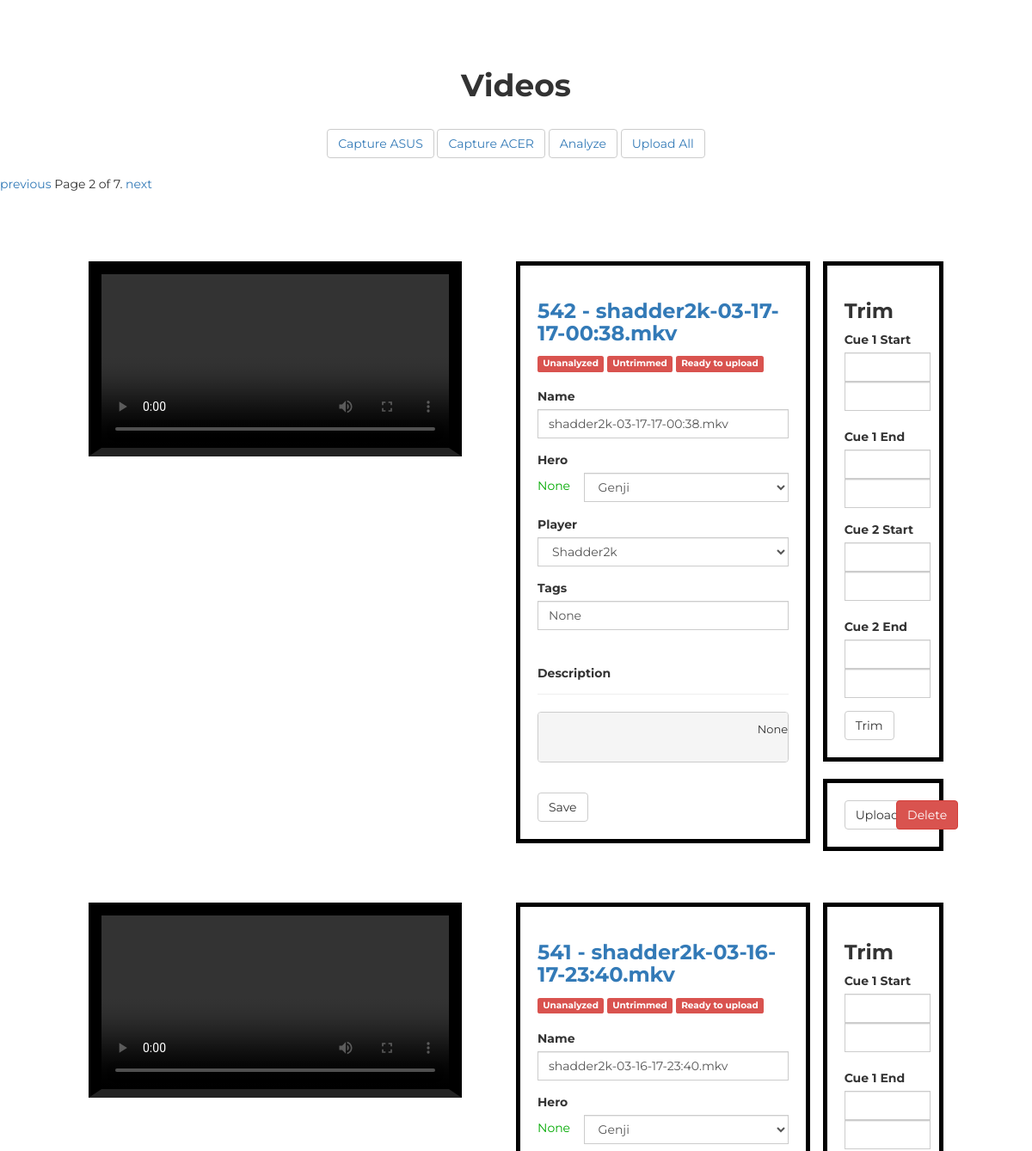
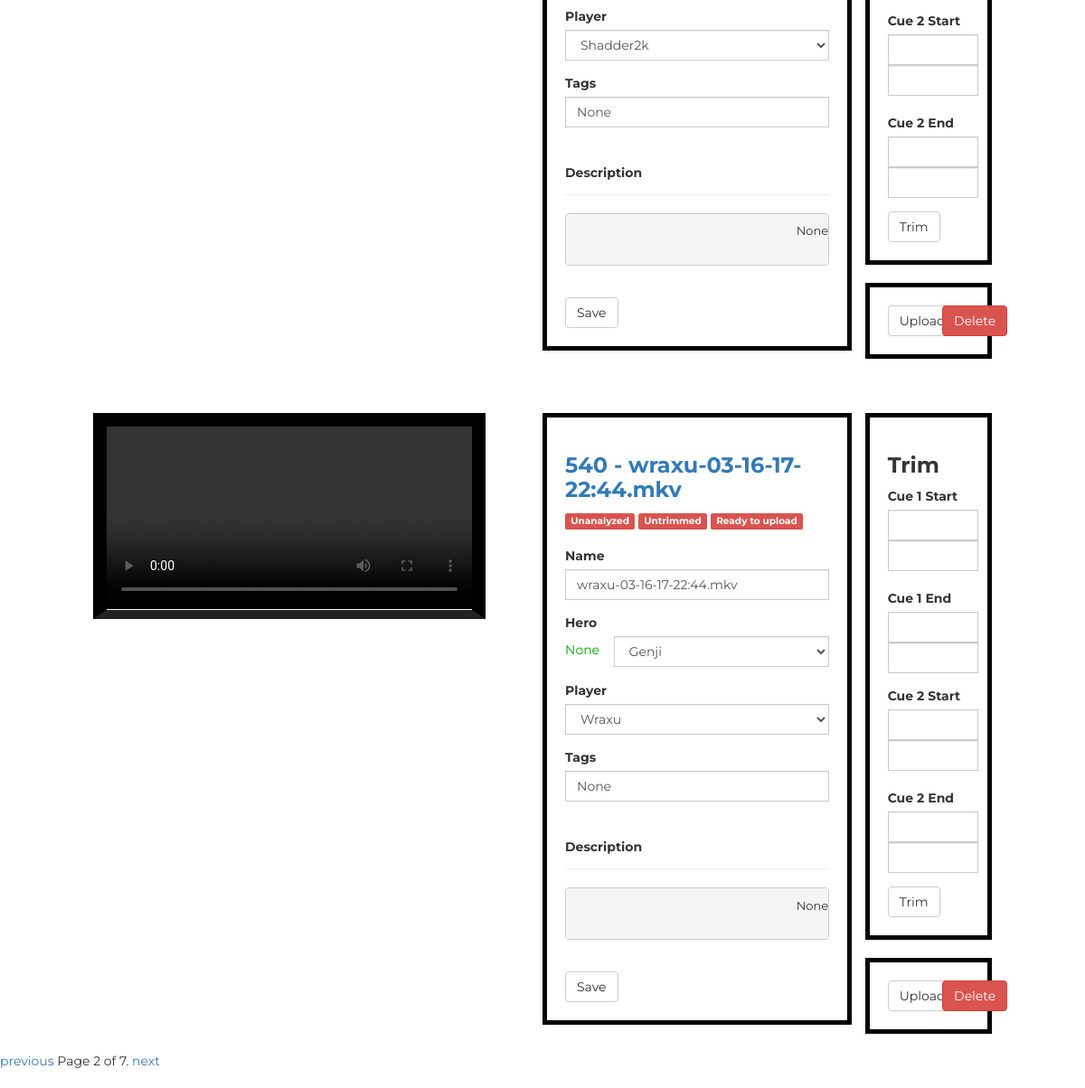
The page /cms/?page=2 on the database its author committed (2 pictures, top to bottom).
### video/models.py (models this page shows)
class Ytvideo(models.Model):
	name = models.CharField(max_length=120)
	description = models.TextField(blank=True, null=True)
	tags = models.TextField(blank=True, null=True)
	hero = models.CharField(max_length=120, blank=True, null=True)
	is_trimmed = models.BooleanField(default=False)
	is_uploaded = models.BooleanField(default=False)
	is_analyzed = models.BooleanField(default=False)
	player = models.ForeignKey(Player, blank=True, null=True)
	trimmed_path = models.CharField(max_length=120, blank=True, null=True)
	vid_path = models.CharField(max_length=120)
	vid_link = models.CharField(max_length=100, blank=True, null=True)
	timestamp = models.DateTimeField(auto_now_add=True, auto_now=False)
	def __unicode__(self):
		return str(self.pk) + ' -- ' + self.name
	def get_desc(self):
		twitter = ''
		if self.player.twitter:
			twitter = '\ntwitter: ' + self.player.twitter
		m = 'Overwatch Season 3 Daily Dose\nSubscribe for daily dose: https://www.youtube.com/channel/UCaZrokkXp1jnG1ObCcTc6hA?sub_confirmation=1\n\n' + self.name + '\n\n' + 'Overwatch Pro gameplays & highlights. This video aims to help players learn from pro gamers.\n\n' + 'Support ' + self.player.name.upper() + ' here:\n\ntwitch: ' + self.player.url + twitter + '\n\nTwitch videos copyright belongs to the streamers.  If you want one of the videos removed, contact me at my email address below.\n\nSubscribe to receive notifications of future uploads :p'
		return m
	def get_tag(self):
		tags = 'Overwatch,' + self.player.name + ',' + self.hero + ',' + self.player.name + ' ' + self.hero + ',best ' + self.hero + ',pro ' + self.hero
		return tags
	def num_of_cues(self):
		return len(self.vidcue_set.all())
	def delete_vid(self):
		subprocess.call(['sh', 'video/scripts/delete_vid.sh', self.vid_link, self.vid_path])
		self.delete()
	def generate_screenshots(self):
		vid_link = str('ytow' + self.vid_link)
		template_path = str(TEMPLATE_PATH)
		template = Image.open(template_path)
		template_data = np.asarray(template)
		vid = skvideo.io.vreader(vid_link)
		count = 0
		for frame in vid:
			count += 1
			if count % 60 == 0:
				res = cv2.matchTemplate(frame, template_data, cv2.TM_CCOEFF_NORMED)
				print str(count) + ' --- ' + str(res) + ' --- ' + self.name
				if res > 0.3:
					print 'HIT!'
					length = count / 60
					mins = length / 60
					secs = length % 60
					out_folder = str(self.pk) + '/'
					out_time = str(mins).zfill(2) + ':' + str(secs).zfill(2)
					out_name = out_time + '.jpg'
					im = Image.fromarray(frame)
					out_folder_path = str('ytow/static/screenshots/') + out_folder
					if not os.path.exists(out_folder_path):
						os.makedirs(out_folder_path)
					save_out_name = str('ytow/static/screenshots/') + out_folder + out_name
					db_out_name = str('/static/screenshots/') + out_folder + out_name
					Screenshot.objects.create(
						video=self,
						path=db_out_name,
						name=out_time,
					)
					im.save(save_out_name)
		print 'Done'
	def trim(self):
		cues = self.vidcue_set.all()
		if cues:
			for i, cue in enumerate(cues):
				start = cue.start
				end = cue.end
				start_m = int(start.split(':')[1])
				end_m = int(end.split(':')[1])
				start_s = int(start.split(':')[2])
				end_s = int(end.split(':')[2])
				print start_m, end_m, start_s, end_s
				diff = end_m * 60 + end_s - start_m * 60 - start_s
				print diff
				m = str(diff/60)
				s = str(diff%60)
				m = m.zfill(2)
				s = s.zfill(2)
				print m, s
				duration = '00:' + m + ':' + s
				print duration
				vid_name = self.name
				out_name = vid_name.split('.')[0] + str(cue.pk) + str(i) + '.mkv'
				try:
					subprocess.call(['sh', 'video/scripts/trim.sh', vid_name, start, duration, IN_FOLDER, OUT_FOLDER, out_name])
				except Exception, e:
					raise e
				else:
					self.is_trimmed = True
					trimmed_path = '/hdd/things/trimmed/' + out_name
					self.trimmed_path = trimmed_path
					self.save()
					return True
		return False
	def upload(self):
		vid_name = self.name
		title = vid_name
		tags = self.tags
		desc = self.get_desc()
		self.is_uploaded = True
		self.save()
		try:
			subprocess.call(['sh', 'video/scripts/upload.sh', title, desc, tags, self.trimmed_path])
		except Exception, e:
			raise e
	def open_vlc(self):
		name = 'ytow/' + self.vid_link
		try:
			subprocess.call(['sh', 'video/scripts/open.sh', name])
		except Exception, e:
			raise e
	def load_hero_avatars(self):
		hero_avatars = os.listdir(HERO_AVATAR_PATH)
		hs = []
		for h in hero_avatars:
			path = os.path.join(HERO_AVATAR_PATH, h)
			im = Image.open(path)
			hs.append((h.replace('.jpg', ''), im))
		return hs
	def compute_hero(self, start='', end=''):
		if not start:
			print 'No cues given.. pass'
			pass
		start_min = int(start[3:5])
		end_min = int(end[3:5])
		screenshots = self.screenshot_set.all()
		names = [s.name for s in screenshots]
		mins = [int(s.split(':')[0]) for s in names]
		start_ind = bisect.bisect(mins, start_min)
		end_ind = bisect.bisect(mins, end_min)
		screenshots = screenshots[start_ind:end_ind+1]
		ims = []
		for s in screenshots:
			path = 'ytow/' + s.path
			im = Image.open(path)
			ims.append(im)
		hero_count = defaultdict(int)
		hs = self.load_hero_avatars()
		for im in ims:
			hero_avatar = im.crop((430, 557, 533, 633))
			hero_avatar_data = np.asarray(hero_avatar)
			hero_prob = -1
			hero_name = ''
			for h in hs:
				h_name = h[0]
				h_data = np.asarray(h[1])
				res = cv2.matchTemplate(hero_avatar_data, h_data, cv2.TM_CCOEFF_NORMED)
				if res > hero_prob:
					hero_prob = res
					hero_name = h_name
			hero_count[hero_name] += 1
		hero = max(hero_count, key=hero_count.get)
		self.hero = hero
		super(Ytvideo, self).save()
	def analyze(self):
		pass

### video/views.py (the view)
# urls.py: url(r'^cms/$', video_views.cms, name='cms'),
def cms(request):
	videos = Ytvideo.objects.filter(is_uploaded=False).order_by('-timestamp')
	players = Player.objects.all()
	heros = Hero.objects.order_by('name')
	paginator = Paginator(videos, 3)
	page = request.GET.get('page')
	context = {
		'players': players,
	}
	if request.GET and request.GET.get('upload_all'):
		vids_string = ''
		vids = Ytvideo.objects.filter(is_trimmed=True).filter(is_uploaded=False)
		for vid in vids:
			vid.is_uploaded = True
			vid.save()
			vids_string = vids_string + vid.trimmed_path + ' '
		vids_string = vids_string.strip()
		subprocess.call(['sh', 'video/scripts/mass_upload.sh'])
	if request.POST and request.POST.get('vid_delete'):
		print '\n\n\n\n START DELETING... \n\n\n\n'
		pk = request.POST.get('vid_id')
		vid = Ytvideo.objects.get(pk=int(pk))
		context['msg'] = 'Video has been successfully updated.\n' + vid.name
		vid.delete_vid()
		print 'Done deleting..'
		context['videos'] = Ytvideo.objects.filter(is_uploaded=False).order_by('-timestamp')[:3]
	if request.POST and request.POST.get('vid_name'):
		name = request.POST.get('vid_name')
		hero = request.POST.get('vid_hero')
		player = request.POST.get('vid_player')
		tags = request.POST.get('vid_tags')
		pk = request.POST.get('vid_id')
		vid = Ytvideo.objects.get(pk=int(pk))
		vid.name = name
		vid.hero = hero
		if tags:
			vid.tags = string.replace(tags.strip(), ' ', ',')
		player = Player.objects.get(pk=player)
		vid.player = player
		vid.description = vid.get_desc()
		vid.tags = vid.get_tag()
		vid.save()
		videos = Ytvideo.objects.filter(is_uploaded=False).order_by('-timestamp')
		context['msg'] = 'Video has been successfully updated.\n' + vid.name
	if request.POST and request.POST.get('vid_cue1_start_m'):
		pk = request.POST.get('vid_id')
		vid = Ytvideo.objects.get(pk=pk)
		vid_cue1_start_m = request.POST.get('vid_cue1_start_m')
		vid_cue1_start_s = request.POST.get('vid_cue1_start_s')
		vid_cue1_end_m = request.POST.get('vid_cue1_end_m')
		vid_cue1_end_s = request.POST.get('vid_cue1_end_s')
		vid_cue2_start_m = request.POST.get('vid_cue2_start_m')
		vid_cue2_start_s = request.POST.get('vid_cue2_start_s')
		vid_cue2_end_m = request.POST.get('vid_cue2_end_m')
		vid_cue2_end_s = request.POST.get('vid_cue2_end_s')
		if vid_cue1_start_m and vid_cue1_start_s and vid_cue1_end_m and vid_cue1_end_s:
			vid_cue1_start = '00:' + str(vid_cue1_start_m) + ':' + str(vid_cue1_start_s)
			vid_cue1_end = '00:' + str(vid_cue1_end_m) + ':' + str(vid_cue1_end_s)
			Vidcue.objects.create(
				video=vid,
				start=vid_cue1_start,
				end=vid_cue1_end,
				)
		if vid_cue2_start_m and vid_cue2_start_s and vid_cue2_end_m and vid_cue2_end_s:
			vid_cue2_start = '00:' + str(vid_cue2_start_m) + ':' + str(vid_cue2_start_s)
			vid_cue2_end = '00:' + str(vid_cue2_end_m) + ':' + str(vid_cue2_end_s)
			Vidcue.objects.create(
				video=vid,
				start=vid_cue2_start,
				end=vid_cue2_end,
				)
		vid.trim()
		if vid.is_analyzed:
			vid.compute_hero(vid_cue1_start, vid_cue1_end)
		context['msg'] = 'Trimmed successfully. ' + vid.name
		videos = Ytvideo.objects.filter(is_uploaded=False).order_by('-timestamp')
	if request.POST and request.POST.get('vid_upload'):
		pk = request.POST.get('vid_id')
		vid = Ytvideo.objects.get(pk=pk)
		vid.upload()
		context['msg'] = 'Uploaded successfully. ' + vid.name
	if request.POST and request.POST.get('analyze'):
		mass_screenshot()
		context['msg'] = 'Analyzed done!.. '
	try:
		videos = paginator.page(page)
	except PageNotAnInteger:
		videos = paginator.page(1)
	except EmptyPage:
		videos = paginator.page(paginator.num_pages)
	context['videos'] = videos
	return render(request, 'cms.html', context)

### templates/cms.html (shortened to what this page needs)
<!DOCTYPE html>
{% load staticfiles %}
<html>
<head>
	<link rel="stylesheet" type="text/css" href="{% static 'css/bootstrap.css' %}">
	<link rel="stylesheet" type="text/css" href="{% static 'css/main.css' %}">
</head>
<body>
	<div class="lg_padding"></div>
	<h1 class="text-center bold">Videos</h1>
	<div class="sm_padding text-center">
		<button class="btn btn-default"><a href="{% url 'video_capture' %}?capture=1">Capture ASUS</a></button>
		<button class="btn btn-default"><a href="{% url 'video_capture' %}?capture=2">Capture ACER</a></button>
		<button class="btn btn-default"><a href="{% url 'cms' %}?analyze=1">Analyze</a></button>
		<button class="btn btn-default"><a href="{% url 'cms' %}?upload_all=1">Upload All</a></button>
	</div>
	<div class="pagination text-center">
			<span class="step-links">
					{% if videos.has_previous %}
							<a href="?page={{ videos.previous_page_number }}">previous</a>
					{% endif %}
					<span class="current">
							Page {{ videos.number }} of {{ videos.paginator.num_pages }}.
					</span>
					{% if videos.has_next %}
							<a href="?page={{ videos.next_page_number }}">next</a>
					{% endif %}
			</span>
	</div>
	{% for vid in videos %}
	<div class="lg_padding"></div>
	<div class="row">
		<div class="col-xs-10 col-xs-offset-1">
		<div class="row">
			<div class="col-sm-6">
				<video controls class="vid_border_black">
					<source src="{{ vid.vid_link }}" type='video/webm'>
				</video>
			</div>
			<div class="col-sm-6">
				<div class="row">
					<div class="col-sm-8 border_black sm_padding_all">
						<a href="{% url 'video_detail' vid.pk %}"><h3 class="bold">{{ vid.pk }} - {{ vid.name }}</h3></a>
						<div class="inline">
							{% if vid.is_analyzed %}
								<span class="label label-success">Analyzed</span>
							{% else %}
								<span class="label label-danger">Unanalyzed</span>
							{% endif %}
							{% if vid.is_trimmed %}
								<span class="label label-success">Trimmed</span>
							{% else %}
								<span class="label label-danger">Untrimmed</span>
							{% endif %}
							{% if vid.is_uploaded %}
								<span class="label label-success">Uploaded</span>
							{% else %}
								<span class="label label-danger">Ready to upload</span>
							{% endif %}
						</div>
						<div class="sm_padding"></div>
						<form action="" method="POST" id="info_form">
							<div class="form-group">
								<label>Name</label>
								<input type="text" name="vid_name" id="vid_name" class="form-control" value="{{ vid.name }}">
							</div>
							<div class="form-group">
								<label>Hero</label>
								<div class="row">
								<div class="col-sm-2">
									<p class="green xs_padding">{{ vid.hero }}</p>
								</div>
								<div class="col-sm-10">
								<select class="form-control" name="vid_hero" id="vid_hero">
									<option selected="selected">
										Genji
									</option>
								</select>
								</div>
								</div>
							</div>
							<div class="form-group">
								<label>Player</label>
								<select class="form-control" id="vid_player" name="vid_player">
									{% for player in players %}
										{% if player == vid.player %}
											<option selected="selected" value="{{ player.pk }}">
										{% else %}
											<option value="{{ player.pk }}">
										{% endif %}
										{{ player.name }}
										</option>
									{% endfor %}
								</select>
							</div>
							<div class="form-group">
								<label>Tags</label>
								<input type="text" class="form-control" name="vid_tags" class="form-control" value="{{ vid.tags }}">
							</div>
							<div class="form-group">
								<div class="page-header">
								<label>Description</label>
								</div>
								<pre>
									{{ vid.description }}
								</pre>
							</div>
							<div class="sm_padding"></div>
							<input type="submit" name="Submit" value="Save" class="btn btn-default">
						</form>
					</div>
					<div class="col-sm-4">
						<div class="border_black sm_padding_all">
						<h3 class="bold">Trim</h3>
						<form action="" method="POST">
							<div class="form-group">
								<label>Cue 1 Start</label>
								<div class="form-inline">
									<input type="text" name="vid_cue1_start_m" class="form-control cue_input" value={{ vid.vidcue_set.first.start }}>
									<input type="text" name="vid_cue1_start_s" class="form-control cue_input">
								</div>
								<div class="sm_padding"></div>
								<label>Cue 1 End</label>
								<div class="form-inline">
									<input type="text" name="vid_cue1_end_m" class="form-control cue_input" value={{ vid.vidcue_set.first.end }}>
									<input type="text" name="vid_cue1_end_s" class="form-control cue_input">
								</div>
							</div>
							<div class="form-group">
								<label>Cue 2 Start</label>
								<div class="form-inline">
									{% if vid.num_of_cues == 2 %}
										<input type="text" name="vid_cue2_start_m" class="form-control cue_input" value={{ vid.vidcue_set.last.start }}>
									{% else %}
										<input type="text" name="vid_cue2_start_m" class="form-control cue_input">
									{% endif %}
									<input type="text" name="vid_cue2_start_s" class="form-control cue_input">
								</div>
								<div class="sm_padding"></div>
								<label>Cue 2 End</label>
								<div class="form-inline">
									{% if vid.num_of_cues == 2 %}
										<input type="text" name="vid_cue2_end_m" class="form-control cue_input" value={{ vid.vidcue_set.last.end }}>
									{% else %}
										<input type="text" name="vid_cue2_end_m" class="form-control cue_input">
									{% endif %}									<input type="text" name="vid_cue2_end_s" class="form-control cue_input">
								</div>
							</div>
							<input type="submit" value ="Trim" class="btn btn-default">
						</form>
						</div>
						<div class="sm_padding"></div>
						{% if not vid.is_uploaded %}
							<div class="border_black sm_padding_all">
							<div class="row">
							<div class="col-sm-6">
							<form action="" method="POST">{% csrf_token %}
								<input type="submit" value ="Upload" class="btn btn-default" id="upload_button">
							</form>
							</div>
							<div class="col-sm-6">
							<form action="" method="POST">{% csrf_token %}
								<input type="submit" value ="Delete" class="btn btn-danger" id="delete_button">
							</form>
							</div>
							</div>
							</div>
						{% endif %}
					</div>
				</div>
			</div>
		</div>
		</div>
	</div>
	{% endfor %}
	<div class="pagination text-center">
	    <span class="step-links">
	        {% if videos.has_previous %}
	            <a href="?page={{ videos.previous_page_number }}">previous</a>
	        {% endif %}
	        <span class="current">
	            Page {{ videos.number }} of {{ videos.paginator.num_pages }}.
	        </span>
	        {% if videos.has_next %}
	            <a href="?page={{ videos.next_page_number }}">next</a>
	        {% endif %}
	    </span>
	</div>
</body>
</html>

### rows shown on the page
Ytvideo: pk "542", name "shadder2k-03-17-17-00:38.mkv", is_analyzed "Unanalyzed", is_trimmed "Untrimmed", is_uploaded "Ready to upload", vid_name "shadder2k-03-17-17-00:38.mkv", hero "None", vid_tags "None", description "None"
Ytvideo: pk "541", name "shadder2k-03-16-17-23:40.mkv", is_analyzed "Unanalyzed", is_trimmed "Untrimmed", is_uploaded "Ready to upload", vid_name "shadder2k-03-16-17-23:40.mkv", hero "None", vid_tags "None", description "None"
Ytvideo: pk "540", name "wraxu-03-16-17-22:44.mkv", is_analyzed "Unanalyzed", is_trimmed "Untrimmed", is_uploaded "Ready to upload", vid_name "wraxu-03-16-17-22:44.mkv", hero "None", vid_tags "None", description "None"

### other values the page prints
{{ videos.number }} "2"
{{ videos.paginator.num_pages }} "7"
form field vid_player "Shadder2k"
form field vid_player "Wraxu"
